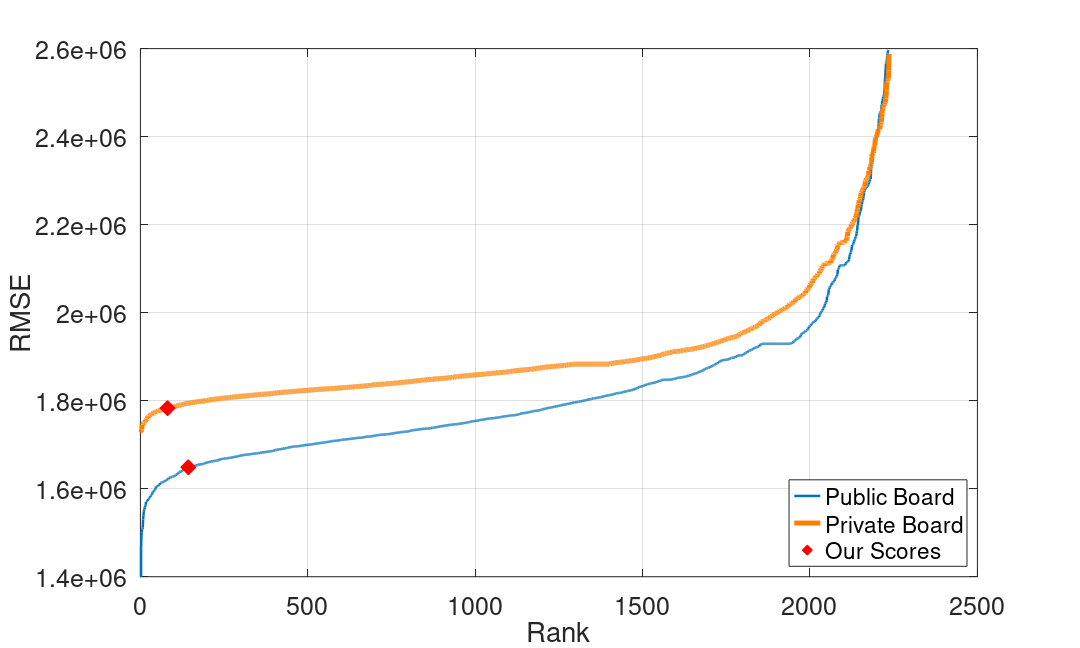

This figure's MATLAB source:
% #!/usr/bin/env octave -qf

f = figure;

% set(f, 'visible', 'off');
threash_hold = 2.6e6;

private_s = load('private_board.txt');
private_s = sort(private_s);
private_s = private_s(private_s<threash_hold);

public_s = load('public_board.txt');
public_s = sort(public_s);
public_s = public_s(public_s<threash_hold);

our_private_score = 1783082.67907;
our_private_rank = sum(private_s < our_private_score);

our_public_score = 1648696.38015;
our_public_rank = sum(public_s < our_public_score);

our_scores = [our_private_score, our_public_score];
our_ranks = [our_private_rank, our_public_rank];


plot(public_s, 'LineWidth', 2);
hold on;
plot(private_s, 'Color',[1.0,0.5,0.0], 'LineWidth', 4);
hold on;

plot(our_ranks, our_scores, 'rd', 'MarkerSize', 12, 'MarkerFaceColor', 'r');

h = legend('Public Board','Private Board', 'Our Scores');

set(h, 'FontSize', 20, 'FontName', 'Helvetica', 'Location', 'Southeast');

grid on;

% title('Leaderboard', 'FontSize', 20, 'FontWeight', 'bold', 'FontName', 'Helvetica');
xlabel('Rank', 'FontSize', 20, 'FontName', 'Helvetica');
ylabel('RMSE', 'FontSize', 20, 'FontName', 'Helvetica');

ylim([1.4e6 threash_hold])

set(gca, 'FontSize', 20, 'FontName', 'Helvetica');

filename = '../../figs/pb.eps';

set(gcf,'paperposition',[0,0,8*1.5,4.8*1.5])

print('-depsc', filename);
